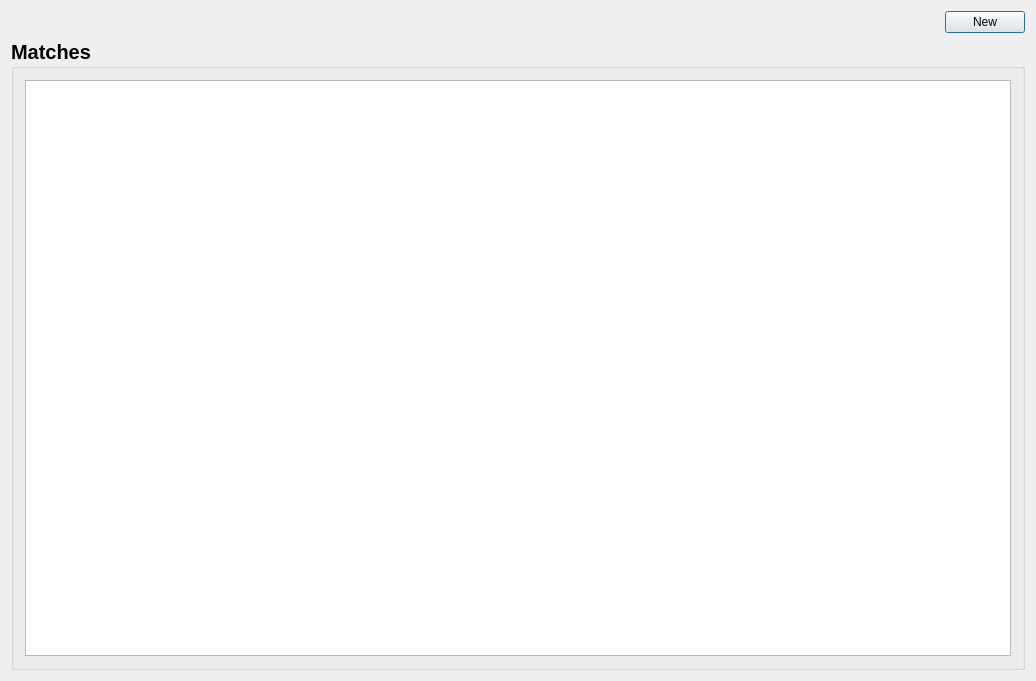
<?xml version="1.0" encoding="UTF-8"?>
<ui version="4.0">
 <class>MatchesDialogClass</class>
 <widget class="QDialog" name="MatchesDialogClass">
  <property name="geometry">
   <rect>
    <x>0</x>
    <y>0</y>
    <width>1036</width>
    <height>681</height>
   </rect>
  </property>
  <property name="sizePolicy">
   <sizepolicy hsizetype="Expanding" vsizetype="Preferred">
    <horstretch>0</horstretch>
    <verstretch>0</verstretch>
   </sizepolicy>
  </property>
  <property name="windowTitle">
   <string>MatchesDialog</string>
  </property>
  <layout class="QGridLayout" name="gridLayout_2">
   <item row="0" column="0">
    <layout class="QHBoxLayout" name="horizontalLayout_2">
     <item>
      <spacer name="horizontalSpacer">
       <property name="orientation">
        <enum>Qt::Orientation::Horizontal</enum>
       </property>
       <property name="sizeHint" stdset="0">
        <size>
         <width>40</width>
         <height>20</height>
        </size>
       </property>
      </spacer>
     </item>
     <item>
      <widget class="QPushButton" name="NewMatchButton">
       <property name="text">
        <string>New</string>
       </property>
      </widget>
     </item>
    </layout>
   </item>
   <item row="1" column="0">
    <widget class="QGroupBox" name="groupBox">
     <property name="font">
      <font>
       <pointsize>15</pointsize>
       <bold>true</bold>
      </font>
     </property>
     <property name="title">
      <string>Matches</string>
     </property>
     <layout class="QGridLayout" name="gridLayout">
      <item row="0" column="0">
       <layout class="QHBoxLayout" name="horizontalLayout">
        <item>
         <widget class="QTableWidget" name="tableWidget">
          <property name="font">
           <font>
            <pointsize>9</pointsize>
            <bold>false</bold>
           </font>
          </property>
          <property name="editTriggers">
           <set>QAbstractItemView::EditTrigger::NoEditTriggers</set>
          </property>
          <property name="alternatingRowColors">
           <bool>false</bool>
          </property>
         </widget>
        </item>
       </layout>
      </item>
     </layout>
    </widget>
   </item>
  </layout>
 </widget>
 <layoutdefault spacing="6" margin="11"/>
 <resources/>
 <connections/>
</ui>
